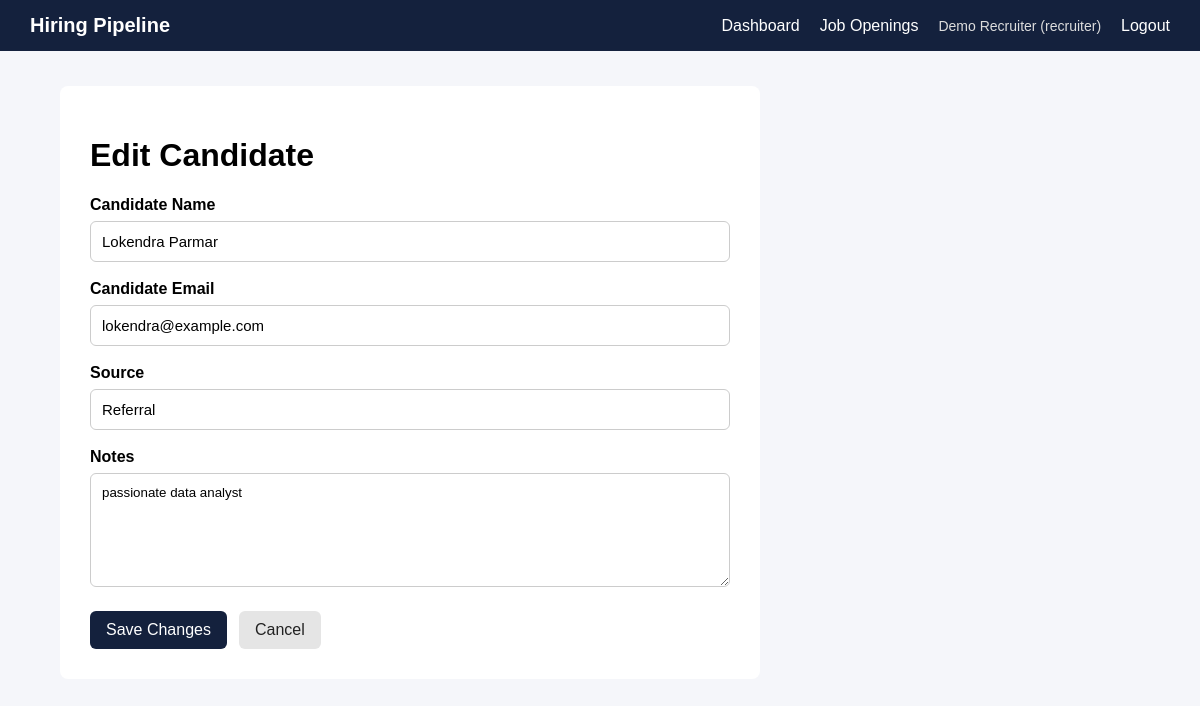
Before: /applications/2/edit (signed in) with the older database file.
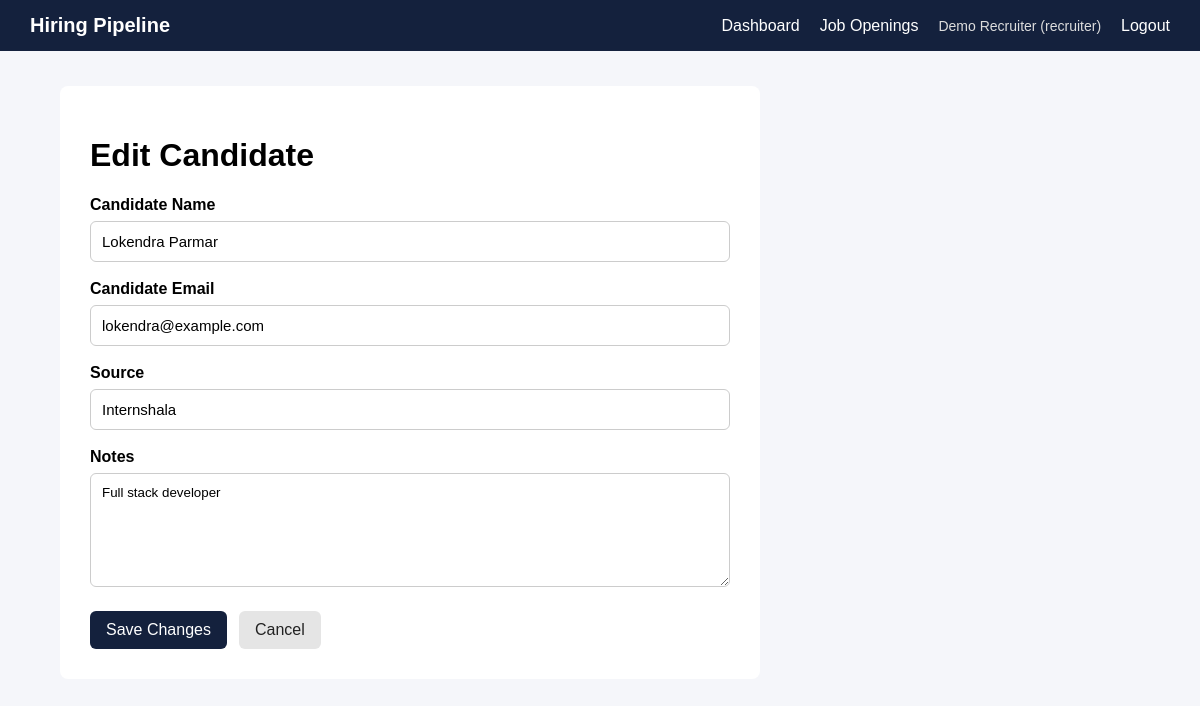
After: the same page with the newer database file.
### models/application.py (models this page shows)
class Application(db.Model):
    __tablename__ = "applications"
    id = db.Column(
        db.Integer,
        primary_key=True
    )
    job_opening_id = db.Column(
        db.Integer,
        db.ForeignKey("job_openings.id"),
        nullable=False,
        index=True
    )
    candidate_name = db.Column(
        db.String(150),
        nullable=False
    )
    candidate_email = db.Column(
        db.String(150),
        nullable=False,
        index=True
    )
    source = db.Column(
        db.String(100),
        nullable=True
    )
    notes = db.Column(
        db.Text,
        nullable=True
    )
    stage = db.Column(
        db.String(30),
        nullable=False,
        default="Applied",
        index=True
    )
    applied_at = db.Column(
        db.DateTime,
        server_default=db.func.now()
    )
    stage_changed_at = db.Column(
        db.DateTime,
        server_default=db.func.now()
    )
    updated_at = db.Column(
        db.DateTime,
        server_default=db.func.now(),
        onupdate=db.func.now()
    )
    job = db.relationship(
        "JobOpening",
        back_populates="applications"
    )
    events = db.relationship(
        "ApplicationEvent",
        back_populates="application",
        lazy=True,
        order_by="ApplicationEvent.created_at"
    )

### routes/applications.py (the view, shortened to what this page needs)
@applications_bp.route(
    "/<int:application_id>/edit",
    methods=["GET", "POST"]
)
@role_required("recruiter")
def edit_application(application_id):
    application = db.session.get(
        Application,
        application_id
    )
    if not application:
        abort(404)
    return render_template(
        "applications/edit.html",
        application=application
    )

### templates/applications/edit.html (shortened to what this page needs)
{% extends "base.html" %}
{% block content %}
<div class="form-card">
    <h1>Edit Candidate</h1>
    <form method="POST">
        <div class="form-group">
            <label for="candidate_name">
                Candidate Name
            </label>
            <input
                type="text"
                id="candidate_name"
                name="candidate_name"
                value="{{ application.candidate_name }}"
                required
            >
        </div>
        <div class="form-group">
            <label for="candidate_email">
                Candidate Email
            </label>
            <input
                type="email"
                id="candidate_email"
                name="candidate_email"
                value="{{ application.candidate_email }}"
                required
            >
        </div>
        <div class="form-group">
            <label for="source">
                Source
            </label>
            <input
                type="text"
                id="source"
                name="source"
                value="{{ application.source or '' }}"
            >
        </div>
        <div class="form-group">
            <label for="notes">
                Notes
            </label>
            <textarea
                id="notes"
                name="notes"
                rows="6"
            >{{ application.notes or '' }}</textarea>
        </div>
        <div class="form-actions">
            <button
                type="submit"
                class="btn"
            >
                Save Changes
            </button>
            <a
                href="{{ url_for(
                    'applications.application_detail',
                    application_id=application.id
                ) }}"
                class="btn-secondary"
            >
                Cancel
            </a>
        </div>
    </form>
</div>
{% endblock %}

Changed rows visible on the page:
changed Application "Lokendra Parmar": source "Referral" → "Internshala"; notes "passionate data analyst" → "Full stack developer"
